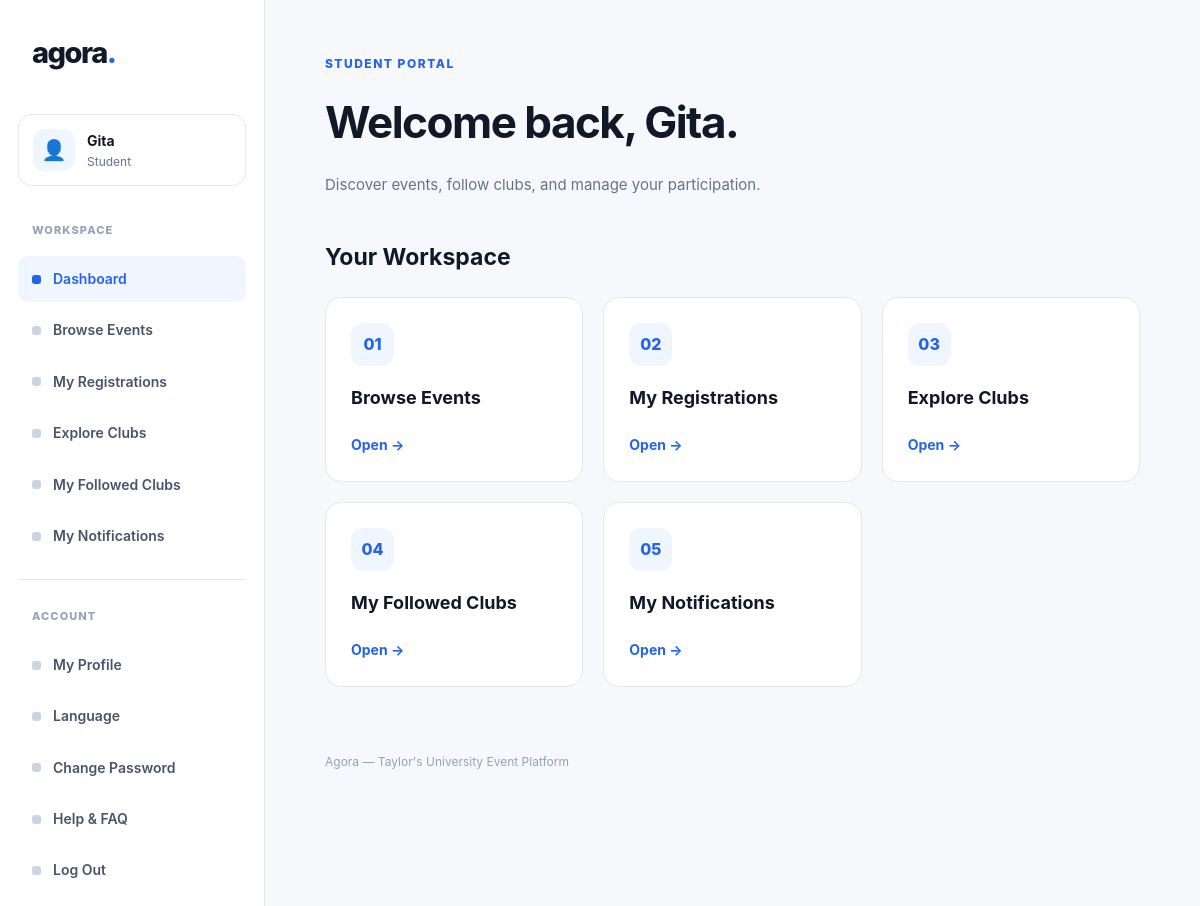
/dashboard.php (signed in), run on the app's committed database.
### tables this page shows
CREATE TABLE `users` (
  `user_id` int NOT NULL,
  `full_name` varchar(100) NOT NULL,
  `email` varchar(100) NOT NULL,
  `password` varchar(255) NOT NULL,
  `role` varchar(20) NOT NULL,
  `student_id` varchar(30) DEFAULT NULL,
  `club_name` varchar(100) DEFAULT NULL,
  `account_status` varchar(20) NOT NULL DEFAULT 'pending',
  `club_description` text,
  `club_contact_email` varchar(100) DEFAULT NULL,
  `preferred_language` varchar(5) NOT NULL DEFAULT 'en'
);

### dashboard.php (the view, shortened to what this page needs)
<?php
require_once "pdo.php";
$user_id = (int)$_SESSION["user_id"];
$stmt = $pdo->prepare(
    "SELECT user_id, full_name, email, `password`,
            role, account_status, club_name,
            preferred_language
     FROM users
     WHERE user_id = ?
     LIMIT 1"
);
$stmt->execute([$user_id]);
$user = $stmt->fetch(PDO::FETCH_ASSOC);
$is_organizer = $user["role"] === "organizer";
$lang = in_array(
    $user["preferred_language"],
    ["en", "ms", "zh"],
    true
) ? $user["preferred_language"] : "en";
function h($value) {
    return htmlspecialchars(
        (string)$value,
        ENT_QUOTES | ENT_SUBSTITUTE,
        "UTF-8"
    );
}
function t($key) {
    global $translations, $lang;
    return $translations[$lang][$key]
        ?? $translations["en"][$key]
        ?? $key;
}
$section = $_GET["section"] ?? "home";
if ($is_organizer) {
    $workspace_links = [
        ["my_events", "my_events.php"],
        ["create_event", "add.php"],
        ["edit_club", "edit_club.php"]
    ];
    $dashboard_cards = [
        ["my_events", "my_events.php", "01"],
        ["create_event", "add.php", "02"],
        ["edit_club", "edit_club.php", "03"]
    ];
} else {
    $workspace_links = [
        ["browse", "index.php"],
        ["registrations", "my_registrations.php"],
        ["explore", "explore_clubs.php"],
        ["followed", "my_clubs.php"],
        ["notifications", "notifications.php"]
    ];
    $dashboard_cards = [
        ["browse", "index.php", "01"],
        ["registrations", "my_registrations.php", "02"],
        ["explore", "explore_clubs.php", "03"],
        ["followed", "my_clubs.php", "04"],
        ["notifications", "notifications.php", "05"]
    ];
}
$account_links = [
    ["profile", "dashboard.php?section=profile"],
    ["language", "dashboard.php?section=language"],
    ["password", "dashboard.php?section=password"],
    ["help", "dashboard.php?section=help"]
];
?>
<!DOCTYPE html>
<html lang="<?php echo h(
    $lang === "zh" ? "zh-CN" :
    ($lang === "ms" ? "ms" : "en")
); ?>">
<head>
    <link rel="stylesheet" href="style.css">
</head>
<body>
<div class="dash-shell">
    <aside class="dash-sidebar"
           aria-label="Account navigation">
        <a href="dashboard.php" class="dash-brand">
            agora<span>.</span>
        </a>
        <div class="dash-user">
            <div class="dash-avatar"
                 aria-hidden="true">👤</div>
            <div class="dash-user-details">
                <div class="dash-user-name">
                    <?php echo h($user["full_name"]); ?>
                </div>
                <div class="dash-user-role">
                    <?php echo h(
                        $is_organizer ? "Organizer" : "Student"
                    ); ?>
                </div>
            </div>
        </div>
        <nav class="dash-nav">
            <div class="dash-nav-heading">
                <?php echo h(t("workspace")); ?>
            </div>
            <a href="dashboard.php"
               class="dash-nav-link <?php
                   echo $section === "home" ? "active" : "";
               ?>"
               <?php if ($section === "home") { ?>
                   aria-current="page"
               <?php } ?>>
                <span class="dash-nav-symbol"></span>
                <?php echo h(t("dashboard")); ?>
            </a>
            <?php foreach ($workspace_links as $link) { ?>
                <a href="<?php echo h($link[1]); ?>"
                   class="dash-nav-link">
                    <span class="dash-nav-symbol"></span>
                    <?php echo h(t($link[0])); ?>
                </a>
            <?php } ?>
            <div class="dash-divider"></div>
            <div class="dash-nav-heading">
                <?php echo h(t("account")); ?>
            </div>
            <?php foreach ($account_links as $link) { ?>
                <?php
                $active = $section === $link[0];
                ?>
                <a href="<?php echo h($link[1]); ?>"
                   class="dash-nav-link <?php
                       echo $active ? "active" : "";
                   ?>"
                   <?php if ($active) { ?>
                       aria-current="page"
                   <?php } ?>>
                    <span class="dash-nav-symbol"></span>
                    <?php echo h(t($link[0])); ?>
                </a>
            <?php } ?>
            <a href="logout.php" class="dash-nav-link">
                <span class="dash-nav-symbol"></span>
                <?php echo h(t("logout")); ?>
            </a>
        </nav>
    </aside>
    <main class="dash-main">
        <?php if ($section === "home") { ?>
            <div class="dash-eyebrow">
                <?php echo h(t(
                    $is_organizer ? "organizer" : "student"
                )); ?>
            </div>
            <h1 class="dash-page-title">
                <?php echo h(t("welcome")); ?>,
                <?php echo h($user["full_name"]); ?>.
            </h1>
            <p class="dash-subtitle">
                <?php echo h(t(
                    $is_organizer
                        ? "organizer_desc"
                        : "student_desc"
                )); ?>
            </p>
            <h2 class="dash-section-title">
                <?php echo h(t("your_workspace")); ?>
            </h2>
            <div class="dash-cards">
                <?php foreach ($dashboard_cards as $card) { ?>
                    <a href="<?php echo h($card[1]); ?>"
                       class="dash-card">
                        <span class="dash-card-number">
                            <?php echo h($card[2]); ?>
                        </span>
                        <h3>
                            <?php echo h(t($card[0])); ?>
                        </h3>
                        <span class="dash-card-open">
                            <?php echo h(t("open")); ?> →
                        </span>
                    </a>
                <?php } ?>
            </div>
        <?php } ?>
        <footer class="dash-footer">
            Agora — Taylor's University Event Platform
        </footer>
    </main>
</div>
</body>
</html>

### style.css (style rules this page uses)
:root { --primary: #2563eb; --background: #f7f8fb; --surface: #ffffff; --text: #111827; --secondary: #64748b; --border: #e5e7eb; }
* { box-sizing: border-box; }
body { margin: 0; background: var(--background); color: var(--text); font-family: -apple-system, BlinkMacSystemFont, "Segoe UI", Arial, sans-serif; line-height: 1.6; }
a { color: inherit; text-decoration: none; }

### dashboard.php (style rules this page uses)
.dash-shell { display: grid; grid-template-columns: 265px minmax(0, 1fr); min-height: 100vh; }
.dash-sidebar { background: #fff; border-right: 1px solid #e5e7eb; padding: 30px 18px; }
.dash-brand { display: block; padding: 0 14px; margin-bottom: 38px; font-size: 29px; font-weight: 800; letter-spacing: -1.5px; }
.dash-brand span { color: #2563eb; }
.dash-user { display: flex; align-items: center; gap: 12px; padding: 14px; border: 1px solid #e5e7eb; border-radius: 13px; margin-bottom: 28px; min-width: 0; }
.dash-avatar { width: 42px; height: 42px; flex-shrink: 0; border-radius: 12px; background: #eff6ff; display: flex; align-items: center; justify-content: center; color: #2563eb; font-size: 20px; }
.dash-user-details { min-width: 0; }
.dash-user-name { font-size: 14px; font-weight: 700; overflow-wrap: anywhere; }
.dash-user-role { font-size: 12px; color: #64748b; }
.dash-nav-heading { padding: 8px 14px; color: #94a3b8; font-size: 11px; font-weight: 800; letter-spacing: 1.1px; margin-top: 20px; margin-bottom: 8px; }
.dash-nav-link { display: flex; align-items: center; gap: 12px; padding: 12px 14px; border-radius: 10px; margin-bottom: 5px; color: #475569; font-size: 14px; font-weight: 600; overflow-wrap: anywhere; }
.dash-nav-link.active { background: #eff6ff; color: #2563eb; }
.dash-nav-symbol { width: 9px; height: 9px; border-radius: 3px; background: #cbd5e1; flex-shrink: 0; }
.dash-nav-link.active .dash-nav-symbol { background: #2563eb; }
.dash-divider { height: 1px; background: #e5e7eb; margin: 20px 0; }
.dash-main { padding: 54px clamp(22px, 5vw, 76px) 80px; min-width: 0; }
.dash-eyebrow { color: #2563eb; font-size: 12px; font-weight: 800; letter-spacing: 1.5px; }
.dash-page-title { font-size: clamp(30px, 4vw, 44px); letter-spacing: -1.5px; margin: 14px 0; overflow-wrap: anywhere; }
.dash-subtitle { color: #64748b; font-size: 15px; margin-bottom: 42px; }
.dash-section-title { font-size: 23px; margin-bottom: 22px; }
.dash-cards { display: grid; grid-template-columns: repeat(3, minmax(0, 1fr)); gap: 20px; }
.dash-card { display: flex; flex-direction: column; min-height: 185px; padding: 25px; border-radius: 16px; background: #fff; border: 1px solid #e5e7eb; }
.dash-card-number { display: inline-flex; align-items: center; justify-content: center; width: 43px; height: 43px; border-radius: 12px; background: #eff6ff; color: #2563eb; font-weight: 800; }
.dash-card h3 { font-size: 18px; margin: 18px 0 12px; }
.dash-card .dash-card-open { margin-top: auto; color: #2563eb; font-weight: 700; font-size: 14px; }
.dash-footer { color: #94a3b8; margin-top: 65px; font-size: 12px; }

### data on the page
users: full_name "Gita", role "Student", preferred_language "WORKSPACE", preferred_language "Dashboard", preferred_language "Browse Events", preferred_language "My Registrations", preferred_language "Explore Clubs", preferred_language "My Followed Clubs", preferred_language "My Notifications", preferred_language "ACCOUNT", preferred_language "My Profile", preferred_language "Language", preferred_language "Change Password", preferred_language "Help & FAQ", preferred_language "Log Out", role+preferred_language "STUDENT PORTAL", preferred_language "Welcome back", role+preferred_language "Discover events, follow clubs, and manage your participation.", preferred_language "Your Workspace", preferred_language "Open"

### other printed values
$card[2] "01"
$card[2] "02"
$card[2] "03"
$card[2] "04"
$card[2] "05"
